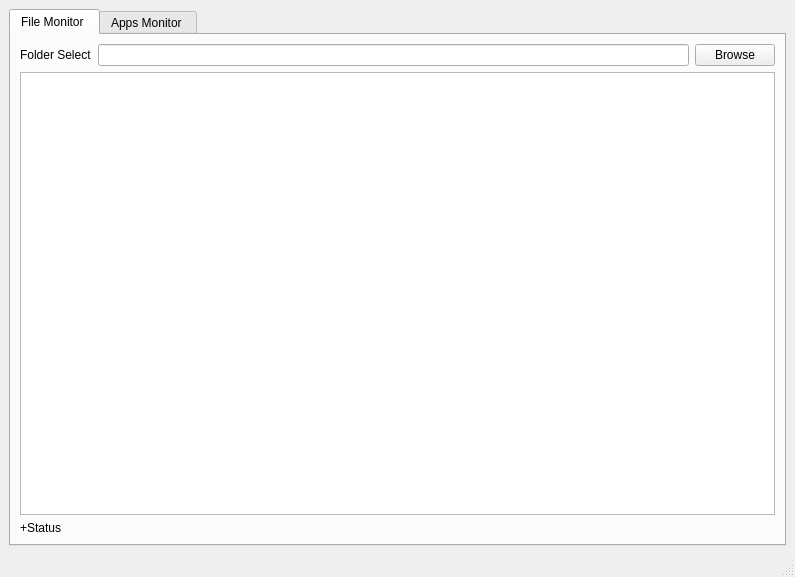
<?xml version="1.0" encoding="UTF-8"?>
<ui version="4.0">
 <class>MainWindow</class>
 <widget class="QMainWindow" name="MainWindow">
  <property name="geometry">
   <rect>
    <x>0</x>
    <y>0</y>
    <width>795</width>
    <height>577</height>
   </rect>
  </property>
  <property name="windowTitle">
   <string>MainWindow</string>
  </property>
  <widget class="QWidget" name="centralwidget">
   <layout class="QHBoxLayout" name="horizontalLayout_2">
    <item>
     <widget class="QTabWidget" name="tabWidget">
      <property name="currentIndex">
       <number>0</number>
      </property>
      <widget class="QWidget" name="tab_2">
       <attribute name="title">
        <string>File Monitor </string>
       </attribute>
       <layout class="QVBoxLayout" name="verticalLayout">
        <item>
         <layout class="QHBoxLayout" name="horizontalLayout">
          <item>
           <widget class="QLabel" name="label">
            <property name="text">
             <string>Folder Select</string>
            </property>
           </widget>
          </item>
          <item>
           <widget class="QLineEdit" name="lineEdit"/>
          </item>
          <item>
           <widget class="QPushButton" name="pushButton">
            <property name="text">
             <string>Browse</string>
            </property>
           </widget>
          </item>
         </layout>
        </item>
        <item>
         <widget class="QListWidget" name="listWidget"/>
        </item>
        <item>
         <widget class="QLabel" name="label_2">
          <property name="text">
           <string>+Status</string>
          </property>
         </widget>
        </item>
       </layout>
      </widget>
      <widget class="QWidget" name="tab">
       <attribute name="title">
        <string>Apps Monitor </string>
       </attribute>
       <layout class="QVBoxLayout" name="verticalLayout_2">
        <item>
         <widget class="QPushButton" name="pushButton_2">
          <property name="text">
           <string>Monitor Apps</string>
          </property>
         </widget>
        </item>
        <item>
         <widget class="QTableWidget" name="tableWidget">
          <property name="sizePolicy">
           <sizepolicy hsizetype="MinimumExpanding" vsizetype="MinimumExpanding">
            <horstretch>0</horstretch>
            <verstretch>0</verstretch>
           </sizepolicy>
          </property>
          <property name="autoFillBackground">
           <bool>true</bool>
          </property>
          <property name="editTriggers">
           <set>QAbstractItemView::NoEditTriggers</set>
          </property>
          <property name="selectionMode">
           <enum>QAbstractItemView::SingleSelection</enum>
          </property>
          <property name="selectionBehavior">
           <enum>QAbstractItemView::SelectRows</enum>
          </property>
          <property name="wordWrap">
           <bool>true</bool>
          </property>
          <attribute name="horizontalHeaderDefaultSectionSize">
           <number>140</number>
          </attribute>
          <attribute name="verticalHeaderVisible">
           <bool>false</bool>
          </attribute>
          <column>
           <property name="text">
            <string>Process ID</string>
           </property>
          </column>
          <column>
           <property name="text">
            <string>Process Name</string>
           </property>
          </column>
          <column>
           <property name="text">
            <string>User</string>
           </property>
          </column>
          <column>
           <property name="text">
            <string>CPU Usage</string>
           </property>
          </column>
          <column>
           <property name="text">
            <string>Memory Usage</string>
           </property>
          </column>
         </widget>
        </item>
       </layout>
      </widget>
     </widget>
    </item>
   </layout>
  </widget>
  <widget class="QMenuBar" name="menubar">
   <property name="geometry">
    <rect>
     <x>0</x>
     <y>0</y>
     <width>795</width>
     <height>21</height>
    </rect>
   </property>
  </widget>
  <widget class="QStatusBar" name="statusbar"/>
 </widget>
 <resources/>
 <connections/>
</ui>
